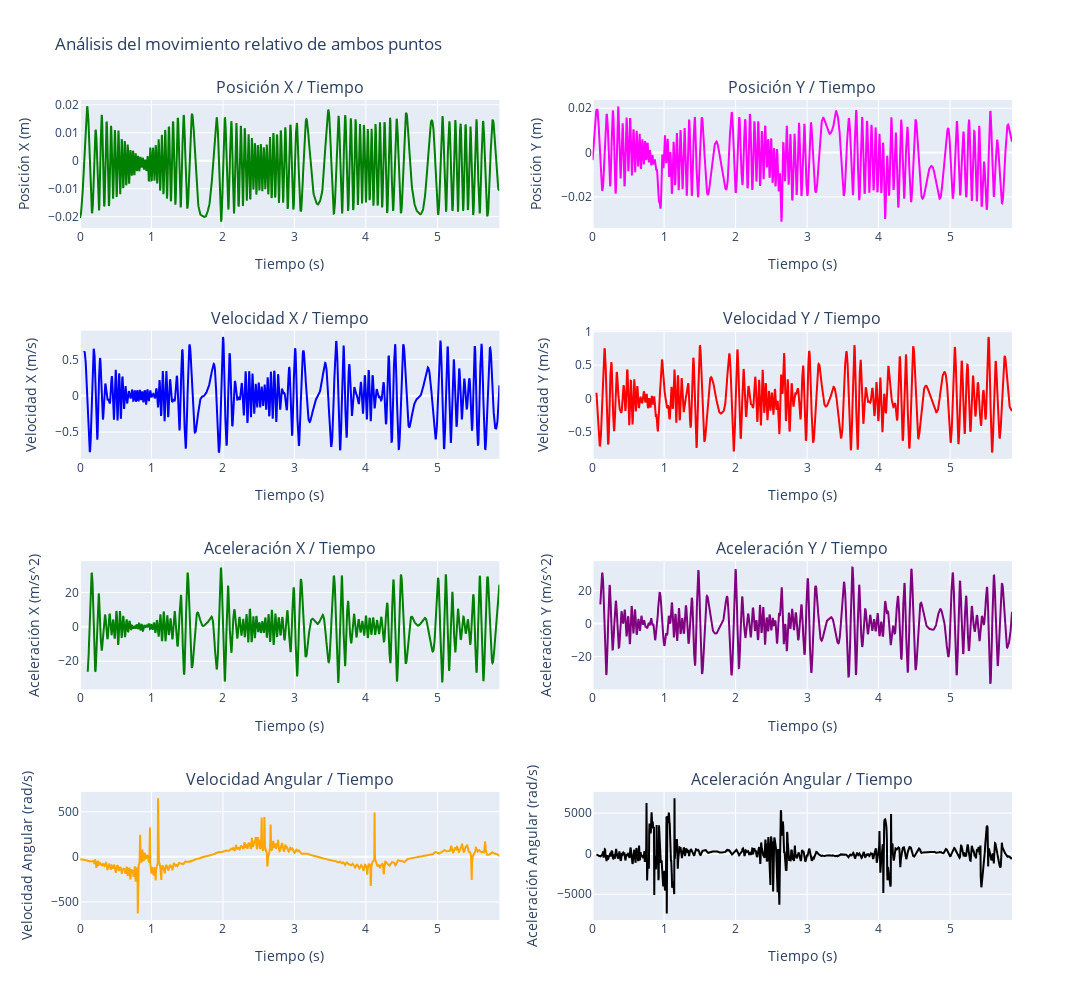

This figure's notebook cell:
### Code cell
# Elegir dataframe a graficar
dfG = dfRelativoBordeCentro
dfG_speed = dfRelativoBordeCentro_speed
dfG_acceleration = dfRelativoBordeCentro_acceleration

# Crear figura y ejes
# 3 filas, 2 columnas
fig = make_subplots(rows=4, cols=2, subplot_titles=("Posición X / Tiempo", "Posición Y / Tiempo",
                                                    "Velocidad X / Tiempo", "Velocidad Y / Tiempo",
                                                    "Aceleración X / Tiempo", "Aceleración Y / Tiempo",
                                                    "Velocidad Angular / Tiempo", "Aceleración Angular / Tiempo"))

# Grafica la posición X en funcion del tiempo
fig.update_yaxes(title_text="Posición X (m)", row=1, col=1)
fig.update_xaxes(title_text="Tiempo (s)", row=1, col=1)
fig.add_trace(go.Scatter(x=dfG['Time (sec)'], y=dfG['Relative_Position_X'], mode='lines', marker=dict(color='green')), row=1, col=1)

# Grafica la posición Y / tiempo
fig.update_yaxes(title_text="Posición Y (m)", row=1, col=2)
fig.update_xaxes(title_text="Tiempo (s)", row=1, col=2)
fig.add_trace(go.Scatter(x=dfG['Time (sec)'], y=dfG['Relative_Position_Y'], mode='lines', marker=dict(color='magenta')), row=1, col=2)

# Grafica la velocidad X / tiempo
fig.update_yaxes(title_text="Velocidad X (m/s)", row=2, col=1)
fig.update_xaxes(title_text="Tiempo (s)", row=2, col=1)
fig.add_trace(go.Scatter(x=dfG_speed['Time (sec)'], y=dfG_speed['Relative_Speed_X'], mode='lines', marker=dict(color='blue')), row=2, col=1)

# Grafica la velocidad Y / tiempo
fig.update_yaxes(title_text="Velocidad Y (m/s)", row=2, col=2)
fig.update_xaxes(title_text="Tiempo (s)", row=2, col=2)
fig.add_trace(go.Scatter(x=dfG_speed['Time (sec)'], y=dfG_speed['Relative_Speed_Y'], mode='lines', marker=dict(color='red')), row=2, col=2)

# Grafica la aceleración X / tiempo
fig.update_yaxes(title_text="Aceleración X (m/s^2)", row=3, col=1)
fig.update_xaxes(title_text="Tiempo (s)", row=3, col=1)
fig.add_trace(go.Scatter(x=dfG_acceleration['Time (sec)'], y=dfG_acceleration['Relative_Acceleration_X'], mode='lines', marker=dict(color='green')), row=3, col=1)

# Grafica la aceleración Y / tiempo
fig.update_yaxes(title_text="Aceleración Y (m/s^2)", row=3, col=2)
fig.update_xaxes(title_text="Tiempo (s)", row=3, col=2)
fig.add_trace(go.Scatter(x=dfG_acceleration['Time (sec)'], y=dfG_acceleration['Relative_Acceleration_Y'], mode='lines', marker=dict(color='purple')), row=3, col=2)

# Grafica la velocidad angular
fig.update_yaxes(title_text="Velocidad Angular (rad/s)", row=4, col=1)
fig.update_xaxes(title_text="Tiempo (s)", row=4, col=1)
fig.add_trace(go.Scatter(x=dfG['Time (sec)'], y=dfG['Relative_Angular_Velocity'], mode='lines', marker=dict(color='orange')), row=4, col=1)

#Grafica la aceleración angular
fig.update_yaxes(title_text="Aceleración Angular (rad/s)", row=4, col=2)
fig.update_xaxes(title_text="Tiempo (s)", row=4, col=2)
fig.add_trace(go.Scatter(x=dfG['Time (sec)'], y=dfG['Relative_Angular_Acceleration'], mode='lines', marker=dict(color='black')), row=4, col=2)

# Actualizar los títulos y ajustar el diseño
fig.update_layout(height=1000, width=1200, title_text="Análisis del movimiento relativo de ambos puntos", showlegend=False)

# Mostrar los gráficos
fig.show() # Si hay error acá, revisar el renderer

### Figure 1 — Plotly figure (JSON) as saved in the notebook; plotly's stock layout.template omitted (floating-point values rounded to 4 significant figures; data arrays with more than 128 entries replaced by an {"elided": "..."} marker saying what was removed)
{"data": [{"marker": {"color": "green"}, "mode": "lines", "type": "scatter", "x": {"elided": "1409 float values"}, "xaxis": "x", "y": {"elided": "1409 float values"}, "yaxis": "y"}, {"marker": {"color": "magenta"}, "mode": "lines", "type": "scatter", "x": {"elided": "1409 float values"}, "xaxis": "x2", "y": {"elided": "1409 float values"}, "yaxis": "y2"}, {"marker": {"color": "blue"}, "mode": "lines", "type": "scatter", "x": {"elided": "1409 float values"}, "xaxis": "x3", "y": {"elided": "1409 float values"}, "yaxis": "y3"}, {"marker": {"color": "red"}, "mode": "lines", "type": "scatter", "x": {"elided": "1409 float values"}, "xaxis": "x4", "y": {"elided": "1409 float values"}, "yaxis": "y4"}, {"marker": {"color": "green"}, "mode": "lines", "type": "scatter", "x": {"elided": "1409 float values"}, "xaxis": "x5", "y": {"elided": "1409 float values"}, "yaxis": "y5"}, {"marker": {"color": "purple"}, "mode": "lines", "type": "scatter", "x": {"elided": "1409 float values"}, "xaxis": "x6", "y": {"elided": "1409 float values"}, "yaxis": "y6"}, {"marker": {"color": "orange"}, "mode": "lines", "type": "scatter", "x": {"elided": "1409 float values"}, "xaxis": "x7", "y": {"elided": "1409 float values"}, "yaxis": "y7"}, {"marker": {"color": "black"}, "mode": "lines", "type": "scatter", "x": {"elided": "1409 float values"}, "xaxis": "x8", "y": {"elided": "1409 float values"}, "yaxis": "y8"}], "layout": {"annotations": [{"font": {"size": 16}, "showarrow": false, "text": "Posición X / Tiempo", "x": 0.225, "xanchor": "center", "xref": "paper", "y": 1, "yanchor": "bottom", "yref": "paper"}, {"font": {"size": 16}, "showarrow": false, "text": "Posición Y / Tiempo", "x": 0.775, "xanchor": "center", "xref": "paper", "y": 1, "yanchor": "bottom", "yref": "paper"}, {"font": {"size": 16}, "showarrow": false, "text": "Velocidad X / Tiempo", "x": 0.225, "xanchor": "center", "xref": "paper", "y": 0.7188, "yanchor": "bottom", "yref": "paper"}, {"font": {"size": 16}, "showarrow": false, "text": "Velocidad Y / Tiempo", "x": 0.775, "xanchor": "center", "xref": "paper", "y": 0.7188, "yanchor": "bottom", "yref": "paper"}, {"font": {"size": 16}, "showarrow": false, "text": "Aceleración X / Tiempo", "x": 0.225, "xanchor": "center", "xref": "paper", "y": 0.4375, "yanchor": "bottom", "yref": "paper"}, {"font": {"size": 16}, "showarrow": false, "text": "Aceleración Y / Tiempo", "x": 0.775, "xanchor": "center", "xref": "paper", "y": 0.4375, "yanchor": "bottom", "yref": "paper"}, {"font": {"size": 16}, "showarrow": false, "text": "Velocidad Angular / Tiempo", "x": 0.225, "xanchor": "center", "xref": "paper", "y": 0.1562, "yanchor": "bottom", "yref": "paper"}, {"font": {"size": 16}, "showarrow": false, "text": "Aceleración Angular / Tiempo", "x": 0.775, "xanchor": "center", "xref": "paper", "y": 0.1562, "yanchor": "bottom", "yref": "paper"}], "height": 1000, "showlegend": false, "title": {"text": "Análisis del movimiento relativo de ambos puntos"}, "width": 1200, "xaxis": {"anchor": "y", "domain": [0, 0.45], "title": {"text": "Tiempo (s)"}}, "xaxis2": {"anchor": "y2", "domain": [0.55, 1], "title": {"text": "Tiempo (s)"}}, "xaxis3": {"anchor": "y3", "domain": [0, 0.45], "title": {"text": "Tiempo (s)"}}, "xaxis4": {"anchor": "y4", "domain": [0.55, 1], "title": {"text": "Tiempo (s)"}}, "xaxis5": {"anchor": "y5", "domain": [0, 0.45], "title": {"text": "Tiempo (s)"}}, "xaxis6": {"anchor": "y6", "domain": [0.55, 1], "title": {"text": "Tiempo (s)"}}, "xaxis7": {"anchor": "y7", "domain": [0, 0.45], "title": {"text": "Tiempo (s)"}}, "xaxis8": {"anchor": "y8", "domain": [0.55, 1], "title": {"text": "Tiempo (s)"}}, "yaxis": {"anchor": "x", "domain": [0.8438, 1], "title": {"text": "Posición X (m)"}}, "yaxis2": {"anchor": "x2", "domain": [0.8438, 1], "title": {"text": "Posición Y (m)"}}, "yaxis3": {"anchor": "x3", "domain": [0.5625, 0.7188], "title": {"text": "Velocidad X (m/s)"}}, "yaxis4": {"anchor": "x4", "domain": [0.5625, 0.7188], "title": {"text": "Velocidad Y (m/s)"}}, "yaxis5": {"anchor": "x5", "domain": [0.2812, 0.4375], "title": {"text": "Aceleración X (m/s^2)"}}, "yaxis6": {"anchor": "x6", "domain": [0.2812, 0.4375], "title": {"text": "Aceleración Y (m/s^2)"}}, "yaxis7": {"anchor": "x7", "domain": [0, 0.1562], "title": {"text": "Velocidad Angular (rad/s)"}}, "yaxis8": {"anchor": "x8", "domain": [0, 0.1562], "title": {"text": "Aceleración Angular (rad/s)"}}}}
